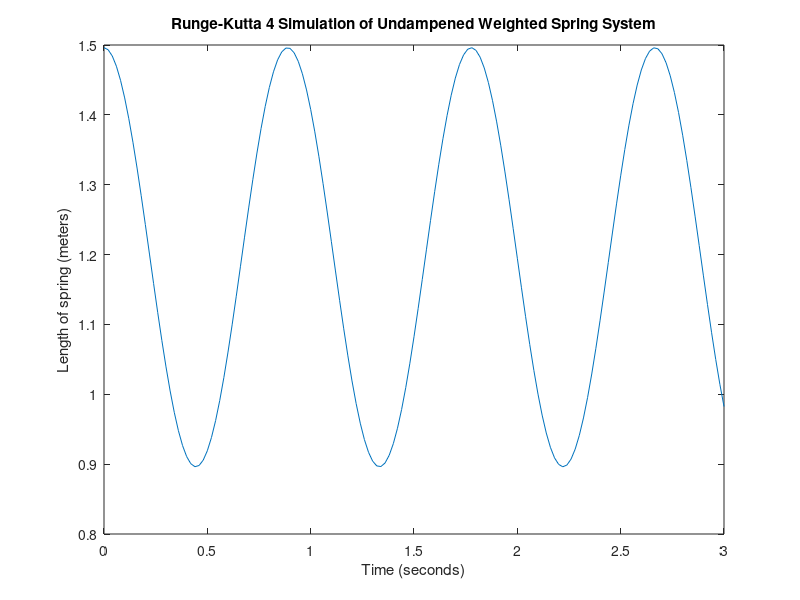

Recreate this plot in MATLAB.
% rk4.m
% Runge-Kutta 4 simulation of undampened weighted spring system (Ch. 3.2)
% George Witteman

simulation_length = 3; % seconds
deltaT = 0.02; % seconds
t = 0:deltaT:simulation_length;

init_displacement = 0.3; % meters
k = 10; % N/m (spring constant)
unweighted_length = 1; % meter
g = 9.81; % m/s^2
mass = 0.2; % kg
weight = mass * g; % (kg * m) / s^2
weight_displacement = weight / k; % (kg * N) / s^2

% Arrays
P = zeros(1,length(t));
V = zeros(1,length(t));

% Initial conditions
P(1) = unweighted_length + weight_displacement + init_displacement;
V(1) = 0;

% Differential equations
dVdt = @(t_n,P_n,V_n) ((-k * (P_n - unweighted_length)) + weight) / mass;
dPdt = @(t_n,P_n,V_n) V_n;

% Simulation Loop
for i = 2:length(t)
  dp1 = dPdt(t(i-1), P(i-1), V(i-1)) * deltaT;
  dv1 = dVdt(t(i-1), P(i-1), V(i-1)) * deltaT;
  dp2 = dPdt(t(i-1) + deltaT/2, P(i-1) + dp1/2, V(i-1) + dv1/2) * deltaT;
  dv2 = dVdt(t(i-1) + deltaT/2, P(i-1) + dp1/2, V(i-1) + dv1/2) * deltaT;
  dp3 = dPdt(t(i-1) + deltaT/2, P(i-1) + dp2/2, V(i-1) + dv2/2) * deltaT;
  dv3 = dVdt(t(i-1) + deltaT/2, P(i-1) + dp2/2, V(i-1) + dv2/2) * deltaT;
  dp4 = dPdt(t(i-1) + deltaT, P(i-1) + dp3, V(i-1) + dv3) * deltaT;
  dv4 = dVdt(t(i-1) + deltaT, P(i-1) + dp3, V(i-1) + dv3) * deltaT;
  
  P(i) = P(i-1) + (dp1 + 2*dp2 + 2*dp3 + dp4) / 6;
  V(i) = V(i-1) + (dv1 + 2*dv2 + 2*dv3 + dv4) / 6;
end

figure;
plot(t,P);
hold on;
title('Runge-Kutta 4 Simulation of Undampened Weighted Spring System');
xlabel('Time (seconds)');
ylabel('Length of spring (meters)');
hold off;